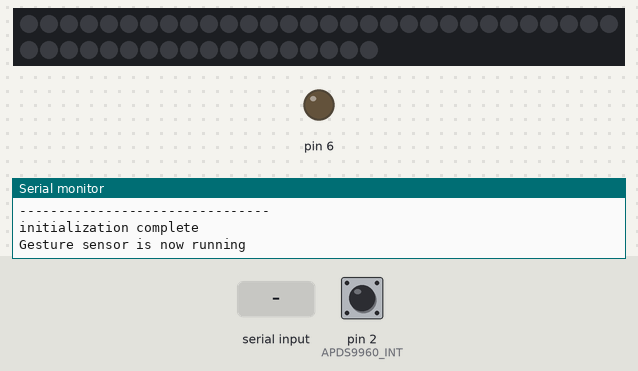
Simulated run of this sketch. Board: Arduino Uno, built with avr-gcc and run on an emulated ATmega328P. Shown: 48 RGB LEDs in strip order, left to right, continuing on the next row, output pins drawn as LEDs (lit = HIGH), the last lines printed to the serial monitor. The test bench sets the inputs (shaded band); at power-on: pin 2 (APDS9960_INT) HIGH.

Above: at 1.2 s.
1.3 s: "*love" received over Serial
At 2.7 s:
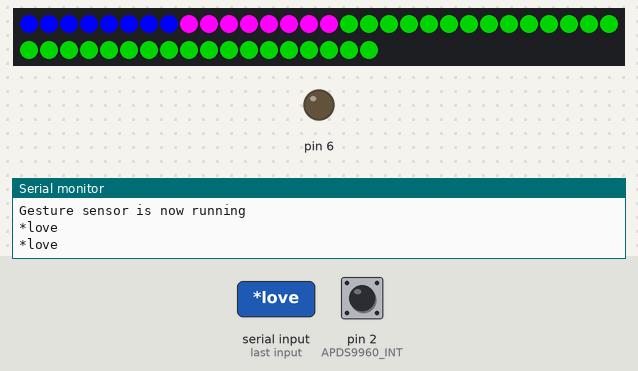
3.0 s: "*energy" received over Serial
At 4.0 s:
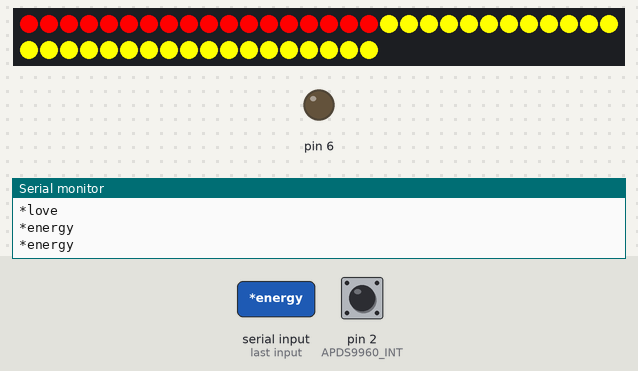
4.7 s: "*creativity" received over Serial
At 6.0 s:
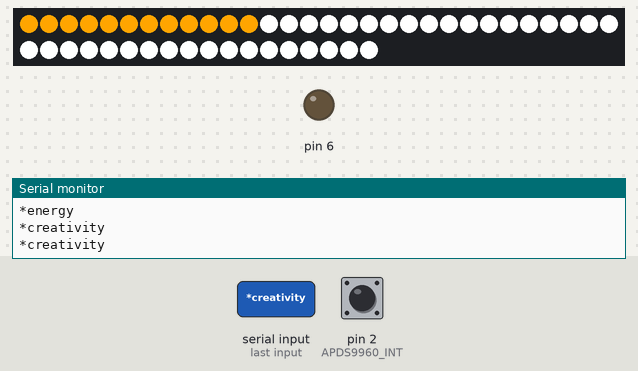
6.4 s: "*lost" received over Serial
At 7.5 s:
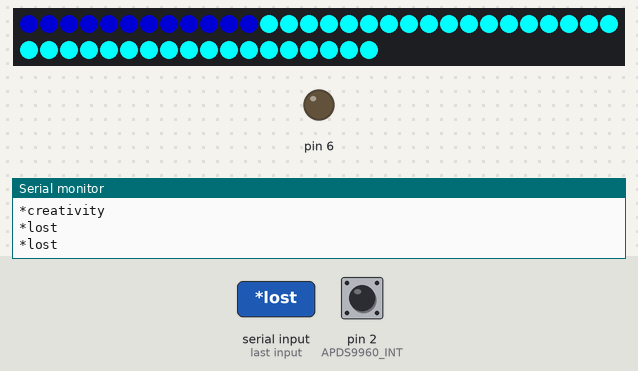
Timing chart, 0 to 9.1 s (numbered marks = the images above; inputs shaded):
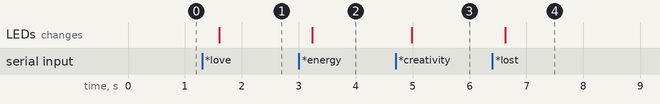

Measured:
- after the input at 1.3 s, the LEDs: change after 0.30 s (image 1)
- after the input at 3.0 s, the LEDs: change after 0.23 s (image 2)
- after the input at 4.7 s, the LEDs: change after 0.29 s (image 3)
- after the input at 6.4 s, the LEDs: change after 0.23 s (image 4)

The sketch:

midtermCode1.75.ino
```cpp
/*
  Code by: Emre Sardogan
  March 18, 2016 @ Parsons School of Design
  '''''''''''''''''''''''''''''''''''''''''''''''''''''''''''''''''
  Credits to: Angelo Casimiro (4/27/14)(Android-Bluetooth)
            : Shawn Hymel @ SparkFun Electronics(GestureSensor)
            : AdaFruit NeoPixel Library-Example Sketches(NeoPixels)
            : NeoPixel Breathe by beau.turner

            Code Version 1.75
            Gesture Sensor (Working(commands-not-assigned-yet)
            NeoPixel #1 and #2 (Connected and Working)
            Bluetooth (Connected + Working)
            Voice Color Commands(Working + Commands Assigned)
*/


//Libraries
#include <Wire.h>
#include <SparkFun_APDS9960.h>
#include <Adafruit_NeoPixel.h>
#define PIN 10
#define NUMPIXELS 48

Adafruit_NeoPixel pixels = Adafruit_NeoPixel(48, PIN, NEO_GRB + NEO_KHZ800);


//GestureSensorPins
#define APDS9960_INT    2 //interrupt pin


//Global Variables
SparkFun_APDS9960 apds = SparkFun_APDS9960();
int isr_flag = 0;
String voice;

//CRGB leds[NUM_LEDS];
//CLEDController *controllers[NUM_STRIPS];
//uint8_t gBrightness = 255;

void setup() {

  //NeoPixelRing - Output

  pixels.begin();
  pixels.setBrightness(255);  // Lower brightness and save eyeballs!
  pixels.show();


  //FastLED
  // controllers[0] = &FastLED.addLeds<WS2812, 10>(leds, NUM_LEDS);
  // controllers[1] = &FastLED.addLeds<WS2812, 11>(leds, NUM_LEDS);

  Serial.begin(9600);
  //GestureSensor - Input
  pinMode(APDS9960_INT, INPUT);

  //debug PIN
  pinMode(6, OUTPUT);


  //GestureSensor-Setup
  Serial.println();
  Serial.println(F("--------------------------------"));
  Serial.println(F("GestureTest"));
  Serial.println(F("--------------------------------"));

  // Initialize interrupt service routine
  attachInterrupt(0, interruptRoutine, FALLING);

  // Initialize APDS-9960 (configure I2C and initial values)
  if ( apds.init() ) {
    Serial.println(F("initialization complete"));
  } else {
    Serial.println(F("Something went wrong during APDS-9960 init!"));
  }

  // Start running the APDS-9960 gesture sensor engine
  if ( apds.enableGestureSensor(true) ) {
    Serial.println(F("Gesture sensor is now running"));
  } else {
    Serial.println(F("Something went wrong during gesture sensor init!"));
  }


}

void loop() {

  voiceCommand();

  //Loop 1 - GestureSensor
  if ( isr_flag == 1 ) {
    detachInterrupt(0);
    handleGesture();
    isr_flag = 0;
    attachInterrupt(0, interruptRoutine, FALLING);
  }
  //Loop 2 - Bluetooth-Android
  while (Serial.available()) { //Check if there is an available byte to read
    delay(10); //Delay added to make thing stable
    char x = Serial.read(); //Conduct a serial read
    if (x == '#') {
      break; //Exit the loop when the # is detected after the word
    }
    voice += x; //Shorthand for voice = voice + c
  }
  if (voice.length() > 0) {
    Serial.println(voice);
  }
}

//Routine Int - Gesture Sensor
void interruptRoutine() {
  isr_flag = 1;
}
```

ColorCodes.ino
```cpp
//define colors
#define black 0,0,0
#define blue  0,0,255
#define cyan 0,255,255
#define gray 128,128,128
#define green 0,128,0
#define lime 0,255,0
#define magenta 255,0,255
#define maroon 128,0,0
#define navy 0,0,128
#define olive 128,128,0
#define purple 128,0,128
#define red 255,0,0
#define silver 192,192,192
#define teal 0,128,128
#define white 255,255,255
#define yellow 255,255,0
#define orange 255,165,0
```

gestureSensor.ino
```cpp
int handleGesture() {
    if ( apds.isGestureAvailable() ) {
    switch ( apds.readGesture() ) {
      case DIR_UP:
        Serial.println("UP");
        digitalWrite(6, HIGH);
        break;
      case DIR_DOWN:
        Serial.println("DOWN");
        digitalWrite(6, LOW);
        break;
      case DIR_LEFT:
        Serial.println("LEFT");
        break;
      case DIR_RIGHT:
        Serial.println("RIGHT");
        break;
      case DIR_NEAR:
        Serial.println("NEAR");
        break;
      case DIR_FAR:
        Serial.println("FAR");
        break;
      default:
        Serial.println("NONE");
    }
  }
}
```

xBluetoothArduino.ino
```cpp
int voiceCommand() { //functions are in xColorSchemes tab.

  if (voice.length() > 0) {
    Serial.println(voice);

    if (voice == "*love") {
      love();
    }
    else if (voice == "*energy") {
      energy();
    }
    else if (voice == "*creativity") {
      creativity();
    }
    else if (voice == "*lost") {
      lost();
    }
/*  else if (voice == "*TV off") {
      ;
    }
    else if (voice == "*fan off") {
      ;
    }

    //-----------------------------------------------------------------------//

*/
    voice = "";}}
```

xColorSchemes.ino
```cpp
void love() {

  for (int i = 0; i < NUMPIXELS; i++) {
    //Color of the LED's before LED#8
    pixels.setPixelColor(i, pixels.Color(blue)); // name the color
    pixels.show(); // update pixel
  }
  for (int i = 8; i < NUMPIXELS; i++) {
    //Color of the LED's between (8-18)
    pixels.setPixelColor(i, pixels.Color(magenta)); // name the color
    pixels.show(); // update pixel
  }
  for (int i = 16; i < NUMPIXELS; i++) {
    //Color of the LED's before LED#18
    pixels.setPixelColor(i, pixels.Color(green));// name the color
    pixels.show(); // update pixel
  }
}

void energy() {
  for (int i = 0; i < NUMPIXELS; i++) {
    //Color of the LED's before LED#18
    pixels.setPixelColor(i, pixels.Color(red)); // name the color
    pixels.show();// update pixel
  }
  for (int i = 18; i < NUMPIXELS; i++) {
  //Color of the LED's after LED#18
    pixels.setPixelColor(i, pixels.Color(yellow)); // name the color
    pixels.show(); // update pixel
  }
}
void creativity() {
  for (int i = 0; i < NUMPIXELS; i++) {
    //Color of the LED's before LED#12
    pixels.setPixelColor(i, pixels.Color(orange)); // name the color
    pixels.show(); // update pixel
  }
  for (int i = 12; i < NUMPIXELS; i++) {
  //Color of the LED's after LED#12
    pixels.setPixelColor(i, pixels.Color(white));// name the color
    pixels.show(); // update pixel
  }
}
void lost() {
  for (int i = 0; i < NUMPIXELS; i++) {
    //Color of the LED's before #12
    pixels.setPixelColor(i, pixels.Color(navy)); // name the color
    pixels.show(); // update pixel
  }
  for (int i = 12; i < NUMPIXELS; i++) {
    //Color of the LED's after #12
    pixels.setPixelColor(i, pixels.Color(cyan)); // name the color
    pixels.show(); // update pixel
  }
}
```
